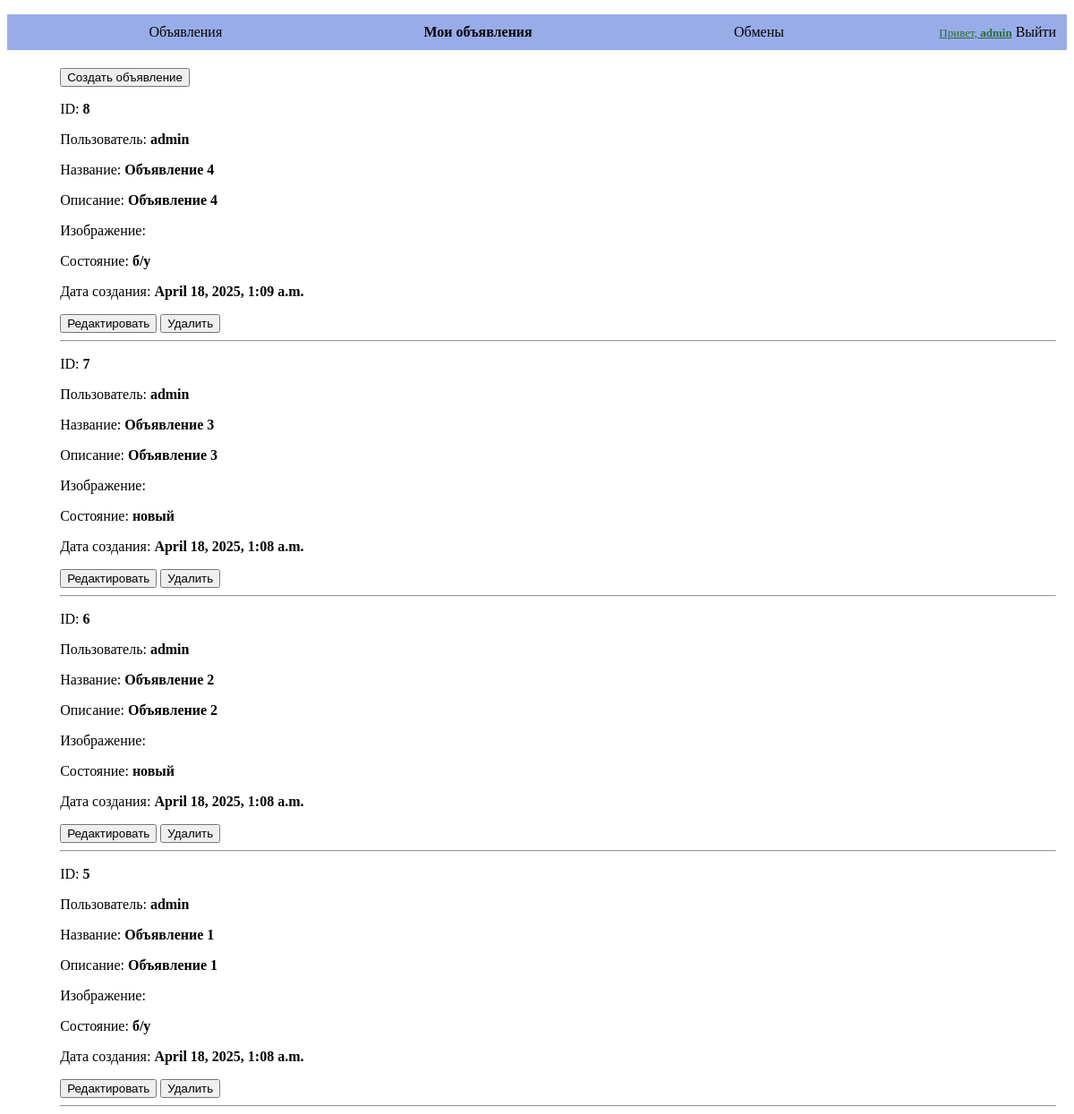
Page /ads/my_ads/ (signed in) on the committed database.
### ads/models.py (models this page shows, shortened)
class Ad(models.Model):
    CHOICES = (
        ('б/у', 'б/у'),
        ('новый', 'новый'),
    )
    user = models.ForeignKey(User,
                            related_name='ads',
                            on_delete=models.CASCADE)
    title = models.CharField(max_length=200)
    description = models.TextField()
    image = models.ImageField(upload_to='ads/%Y/%m/%d',
                            blank=True)
    category = models.CharField(max_length=100)
    condition = models.CharField(max_length=50, choices=CHOICES, default='б/у')
    created_at = models.DateTimeField(auto_now_add=True)
    class Meta:
        ordering = ['-id']

### ads/views.py (the view)
# urls.py: path('my_ads/', views.get_my_ads, name='get_my_ads'),
@login_required
def get_my_ads(request):
    ads = request.user.ads.all()
    return render(request,
                'ads/my_list.html',
                {'ads': ads,
                'section': 'Мои объявления'})

### ads/templates/ads/my_list.html
{% extends "base.html" %}
{% block content %}
    <a href="{% url 'create_ad' %}">
        <button>Создать объявление</button>
    </a>
    {% for ad in ads %}
        <p>ID: <b>{{ ad.id }}</b></p>
        <p>
            Пользователь: <b>
                    {{ ad.user }}
            </b></p>
        <p>Название: <b>{{ ad.title }}</b></p>
        <p>Описание: <b>{{ ad.description }}</b></p>
        <p>Изображение: <b>{{ ad.image }}</b></p>
        <p>Состояние: <b>{{ ad.condition }}</b></p>
        <p>Дата создания: <b>{{ ad.created_at }}</b></p>
        {% if ad.user != request.user %}
            <button>Предложить обмен</button>
        {% else %}
            <a href="{% url 'edit_ad' ad.id %}"><button>Редактировать</button></a>
            <a href="{% url 'delete_ad' ad.id %}"><button>Удалить</button></a>
        {% endif %}
        <hr>
    {% empty %}
        <h3>У вас пока нет объявлений</h3>
    {% endfor %}
{% endblock %}

### ads/templates/base.html (shortened to what this page needs)
{% load static %}
<!DOCTYPE html>
<html>
    <head>
        <link href="{% static 'css/base.css' %}" rel="stylesheet">
    </head>
    <body>
        <div id="header">
            <ul class="menu">
                <div class="pages">
                    <li>
                        <a {% if section == "Объявления" %}class='selected'{% endif %} href="{% url 'get_ads' %}">
                            Объявления
                        </a>
                    </li>
                    {% if request.user.is_authenticated %}
                        <li>
                            <a {% if section == "Мои объявления" %}class='selected'{% endif %} href="{% url 'get_my_ads' %}">
                                Мои объявления
                            </a>
                        </li>
                        <li>
                            <a {% if section == 'Обмены' %}class='selected'{% endif %} href="{% url 'get_exchange' %}">
                                Обмены
                            </a>
                        </li>
                    {% endif %}
                </div>
                <div class="login-logout">
                    {% if request.user.is_authenticated %}
                        <li>
                            <u class="name">Привет, <b>{{ request.user }}</b></u>
                            <a href="{% url 'logout' %}">Выйти</a>
                        </li>
                    {% else %}
                        <li>
                            <a href="{% url 'login' %}">Войти</a>
                        </li>
                    {% endif %}
                </div>
            </ul>
        </div>
        <div class="content">
            {% block content %}
            {% endblock %}
        </div>
    </body>
</html>

### ads/static/css/base.css (style rules this page uses)
.menu { display: flex; justify-content: space-between; align-items: center; margin-left: 10%; margin-right: 1%; height: 100%; }
#header { background-color: rgba(52, 94, 209, 0.507); height: 40px; }
.menu a { text-decoration: none; color: black; }
.menu li { list-style-type: none; }
.content { margin-left: 5%; margin-right: 1%; margin-top: 20px; }
.pages .selected { font-weight: 900; }
.pages { width: 70%; display: flex; justify-content: space-between; }
.name { font-size: small; color:rgba(10, 87, 3, 0.774); }

### rows in the picture
Ad: id "8", user "admin", title "Объявление 4", description "Объявление 4", condition "б/у", created_at "April 18, 2025, 1:09 a.m.", shows "Редактировать"
Ad: id "7", user "admin", title "Объявление 3", description "Объявление 3", condition "новый", created_at "April 18, 2025, 1:08 a.m.", shows "Редактировать"
Ad: id "6", user "admin", title "Объявление 2", description "Объявление 2", condition "новый", created_at "April 18, 2025, 1:08 a.m.", shows "Редактировать"
Ad: id "5", user "admin", title "Объявление 1", description "Объявление 1", condition "б/у", created_at "April 18, 2025, 1:08 a.m.", shows "Редактировать"

### other values in the picture
{{ request.user }} "admin"
